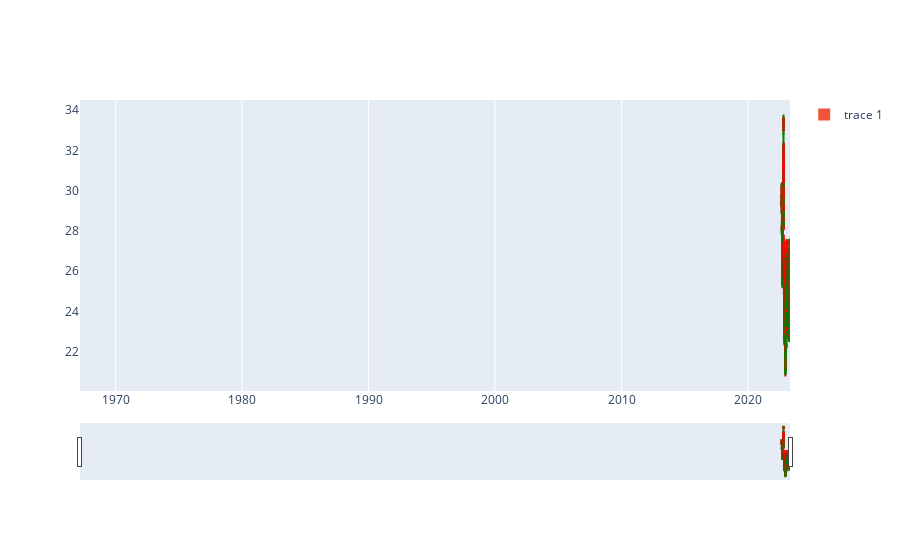

Notebook code for this chart:
### Code cell
df_figure = df

fig_volume_profile = go.Figure(data=[go.Candlestick(name='', x=df_figure.index, open=df_figure.open, high = df_figure.high,
                                                  low=df_figure.low, close=df_figure.close, 
                                                  increasing_line_color= 'green', decreasing_line_color= 'red',
                                                  showlegend=False)])

fig_volume_profile.add_trace(go.Histogram(y=df.close, x=))
fig_volume_profile.show()

### Figure 1 — Plotly figure (JSON) as saved in the notebook; plotly's stock layout.template omitted (floating-point values rounded to 4 significant figures; data arrays with more than 128 entries replaced by an {"elided": "..."} marker saying what was removed)
{"data": [{"close": {"elided": "5066 float values"}, "decreasing": {"line": {"color": "red"}}, "high": {"elided": "5066 float values"}, "increasing": {"line": {"color": "green"}}, "low": {"elided": "5066 float values"}, "name": "", "open": {"elided": "5066 float values"}, "showlegend": false, "type": "candlestick", "x": {"elided": "5066 str values"}}, {"type": "histogram", "y": {"elided": "5066 float values"}}], "layout": {}}
